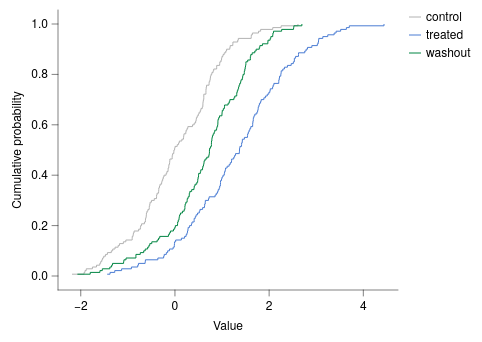

Vega-Lite specification for this chart:
### Vega-Lite specification from a JSON file in a GitHub repository (floating-point values rounded to 4 significant figures; data arrays with more than 128 entries replaced by an {"elided": "..."} marker saying what was removed)
{"background": null, "config": {"arc": {"fill": "#DBDBDB", "fillOpacity": 1.0, "innerRadius": 35.0, "padAngle": 0.03, "stroke": "black", "strokeOpacity": 1, "strokeWidth": 0.25}, "area": {"fill": "#DBDBDB", "fillOpacity": 1.0, "stroke": "black", "strokeOpacity": 1, "strokeWidth": 0.25}, "axis": {"domain": true, "domainCap": "round", "domainColor": "black", "domainWidth": 0.25, "grid": false, "gridCap": "round", "gridColor": "#F1F1F1", "gridDash": [0, 0], "gridOpacity": 1.0, "gridWidth": 0.25, "labelColor": "black", "labelFont": "Helvetica Neue, HelveticaNeue, Helvetica, Arial, sans-serif", "labelFontSize": 6, "labelFontStyle": "normal", "labelFontWeight": 400, "offset": 0, "ticks": true, "tickCap": "round", "tickColor": "black", "tickRound": false, "tickSize": 3, "tickWidth": 0.25, "titleColor": "black", "titleFont": "Helvetica Neue, HelveticaNeue, Helvetica, Arial, sans-serif", "titleFontSize": 6, "titleFontStyle": "normal", "titleFontWeight": 400}, "axisX": {"domain": true, "labelAlign": "center", "labelAngle": 0, "labels": true, "ticks": true, "translate": 0}, "axisY": {"domain": true, "labelAlign": "right", "labelAngle": 0, "labels": true, "ticks": true, "translate": 0}, "axisRight": {"domain": true, "labelAlign": "left", "labelAngle": 0, "labels": true, "ticks": true, "translate": 0}, "axisTop": {"domain": true, "labelAlign": "center", "labelAngle": 0, "labels": true, "ticks": true, "translate": 0}, "axisBand": {"tickOffset": 0}, "bar": {"fill": "#DBDBDB", "fillOpacity": 1.0, "stroke": "black", "strokeOpacity": 1, "strokeWidth": 0.25}, "boxplot": {"size": 12.6, "ticks": {"cornerRadius": 0.25, "fill": "black", "opacity": 1, "size": 6.3, "thickness": 0.25}, "box": {"fillOpacity": 1.0, "stroke": "black", "strokeOpacity": 1, "strokeWidth": 0.25}, "median": {"cornerRadius": 0, "fill": "black", "fillOpacity": 1.0, "opacity": 1, "size": 12.6, "thickness": 0.25}, "rule": {"fill": "black", "fillOpacity": 1.0, "size": 14.0, "stroke": "black", "strokeDash": [0, 0], "strokeOpacity": 1, "strokeWidth": 0.25}, "outliers": {"color": "black", "fill": "black", "fillOpacity": 1.0, "size": 0, "stroke": "black", "strokeOpacity": 1, "strokeWidth": 0.25}}, "circle": {"fill": "black", "fillOpacity": 1.0, "size": 1.75, "stroke": null, "strokeOpacity": 1, "strokeWidth": 0.25}, "errorband": {"band": {"fillOpacity": 0.6, "stroke": null, "strokeWidth": 0.25, "strokeOpacity": 1}, "borders": {"opacity": 0, "strokeOpacity": 1, "strokeWidth": 0.25}}, "errorbar": {"opacity": 1, "rule": {"strokeDash": [0, 0], "strokeWidth": 0.25}, "ticks": {"color": "black", "cornerRadius": 0.125, "opacity": 1, "size": 8.4, "thickness": 0.25}, "thickness": 0.25}, "font": "Helvetica Neue, HelveticaNeue, Helvetica, Arial, sans-serif", "geoshape": {"fill": "#DBDBDB", "fillOpacity": 1.0, "stroke": "black", "strokeOpacity": 1, "strokeWidth": 0.25}, "header": {"labelColor": "black", "labelFont": "Helvetica Neue, HelveticaNeue, Helvetica, Arial, sans-serif", "labelFontSize": 6, "labelFontStyle": "normal", "labelFontWeight": 400, "titleColor": "black", "titleFont": "Helvetica Neue, HelveticaNeue, Helvetica, Arial, sans-serif", "titleFontSize": 6, "titleFontStyle": "normal", "titleFontWeight": 400, "titlePadding": 0}, "legend": {"disable": false, "offset": 4.5, "titlePadding": 4, "labelOffset": 2, "gradientLabelOffset": 2, "columnPadding": 4, "rowPadding": 2, "gradientLength": 70.0, "gradientThickness": 7.0, "gradientOpacity": 1.0, "gradientStrokeColor": "black", "gradientStrokeWidth": 0.25, "labelColor": "black", "labelFont": "Helvetica Neue, HelveticaNeue, Helvetica, Arial, sans-serif", "labelFontSize": 6, "labelFontStyle": "normal", "labelFontWeight": 400, "strokeColor": "black", "strokeWidth": 0, "symbolSize": 36, "symbolStrokeColor": "black", "symbolStrokeWidth": 0.25, "titleColor": "black", "titleFont": "Helvetica Neue, HelveticaNeue, Helvetica, Arial, sans-serif", "titleFontSize": 6, "titleFontStyle": "normal", "titleFontWeight": 400}, "line": {"color": "black", "stroke": "black", "strokeCap": "butt", "strokeDash": [0, 0], "strokeOpacity": 1, "strokeWidth": 0.5}, "point": {"filled": true, "fill": "#DBDBDB", "fillOpacity": 1.0, "size": 7.0, "stroke": "black", "strokeOpacity": 1, "strokeWidth": 0.25}, "range": {"category": ["#B2B2B2", "#4A7CD3", "#008542", "#664CAF", "#509F98", "#636363", "#284F93", "#005226", "#382864", "#285753"], "diverging": {"scheme": ["#443E60", "#5F597E", "#7C759B", "#9994B6", "#B7B4CC", "#D6D5DC", "#F6F6F6", "#D1DAD9", "#A4C2BF", "#7AA9A4", "#578E89", "#37736E", "#1B5954"]}, "heatmap": {"scheme": ["#440154", "#472270", "#433E82", "#38598C", "#2C728E", "#238A8D", "#24A086", "#39B578", "#5DC862", "#96D646", "#CAE02D", "#FDE724"]}, "ordinal": {"scheme": ["#F1F1F1", "#DBDBDB", "#C6C6C6", "#B2B2B2", "#9D9D9D", "#898989", "#767676", "#636363", "#515151", "#404040", "#2F2F2F", "#1F1F1F"]}, "ramp": {"scheme": ["#440154", "#472270", "#433E82", "#38598C", "#2C728E", "#238A8D", "#24A086", "#39B578", "#5DC862", "#96D646", "#CAE02D", "#FDE724"]}}, "rule": {"color": "black", "stroke": "black", "strokeCap": "round", "strokeDash": [2, 2], "strokeOpacity": 1, "strokeWidth": 0.25}, "scale": {"barBandPaddingInner": 0.1, "rectBandPaddingInner": 0, "tickBandPaddingInner": 0.1, "bandPaddingOuter": 0.1, "bandWithNestedOffsetPaddingInner": 0.2, "bandWithNestedOffsetPaddingOuter": 0.2, "offsetBandPaddingInner": 0, "offsetBandPaddingOuter": 0, "continuousPadding": 7.0, "round": false}, "rect": {"fill": "#DBDBDB", "fillOpacity": 1.0, "stroke": "black", "strokeOpacity": 1, "strokeWidth": 0.25}, "square": {"fill": "#DBDBDB", "fillOpacity": 1.0, "size": 14.0, "stroke": "black", "strokeOpacity": 1, "strokeWidth": 0.25}, "text": {"color": "black", "font": "Helvetica Neue, HelveticaNeue, Helvetica, Arial, sans-serif", "fontSize": 6, "fontStyle": "normal", "fontWeight": 400}, "tick": {"color": "black", "cornerRadius": 0.125, "opacity": 1.0, "size": 12.6, "thickness": 0.25}, "title": {"anchor": "middle", "frame": "group", "color": "black", "font": "Helvetica Neue, HelveticaNeue, Helvetica, Arial, sans-serif", "fontSize": 6, "fontStyle": "normal", "fontWeight": 400, "subtitleColor": "black", "subtitleFont": "Helvetica Neue, HelveticaNeue, Helvetica, Arial, sans-serif", "subtitleFontSize": 6, "subtitleFontStyle": "normal", "subtitleFontWeight": 400}, "trail": {"color": "black", "opacity": 1, "size": 0.5}, "view": {"continuousWidth": 170, "continuousHeight": 140, "discreteWidth": 170, "discreteHeight": 140, "fill": null, "stroke": null, "strokeWidth": 0.25}}, "data": {"name": "data-a762ab7d992c95d30c7e47802f9bc0ca"}, "mark": {"type": "line", "interpolate": "step-after"}, "encoding": {"color": {"field": "group", "title": null, "type": "nominal"}, "x": {"field": "x", "title": "Value", "type": "quantitative", "scale": {"nice": false}}, "y": {"field": "cdf", "scale": {"domain": [0, 1], "nice": false}, "title": "Cumulative probability", "type": "quantitative"}}, "$schema": "https://vega.github.io/schema/vega-lite/v6.4.1.json", "datasets": {"data-a762ab7d992c95d30c7e47802f9bc0ca": {"elided": "420 records"}}}
